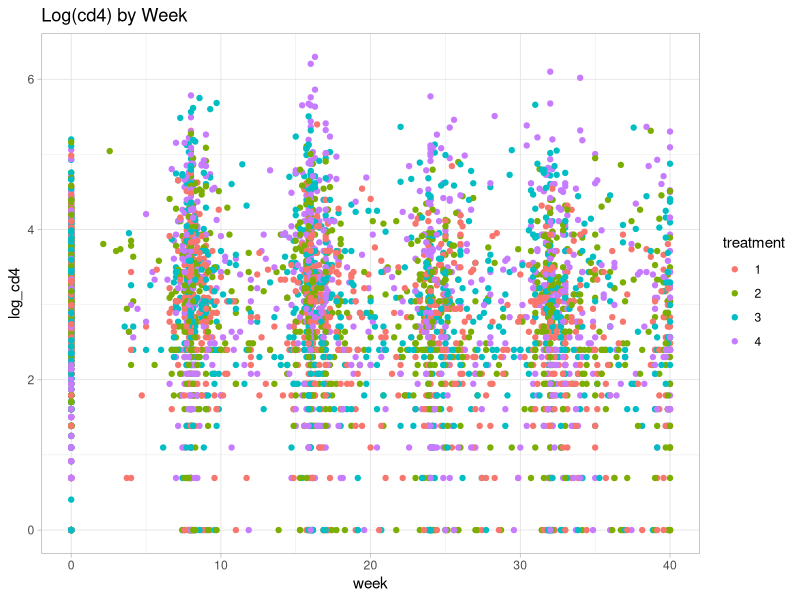
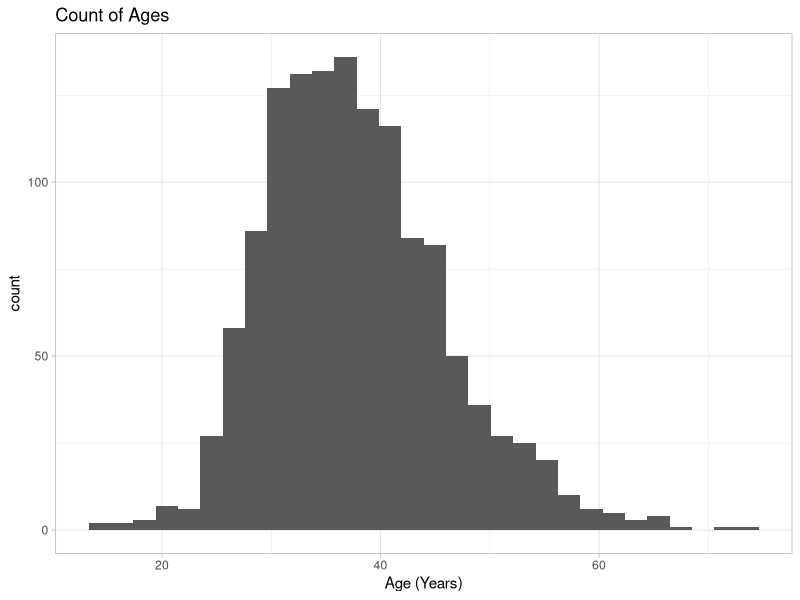
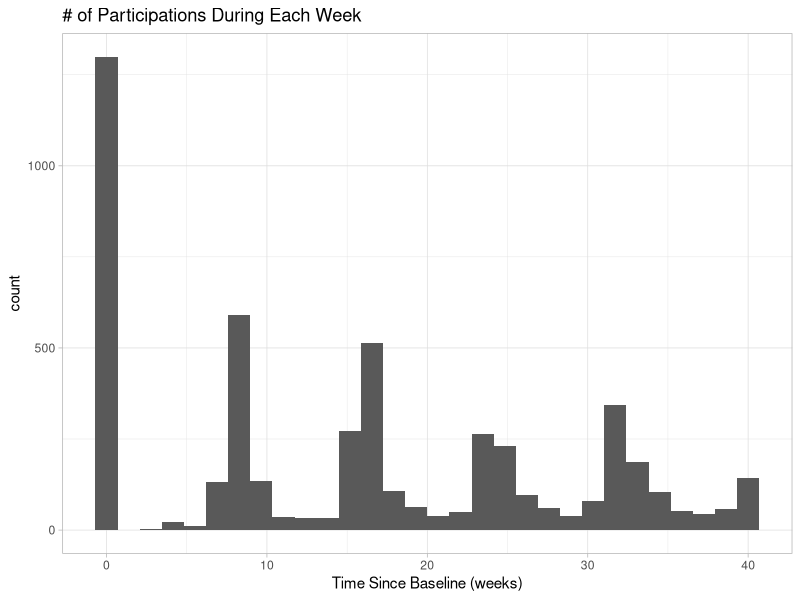
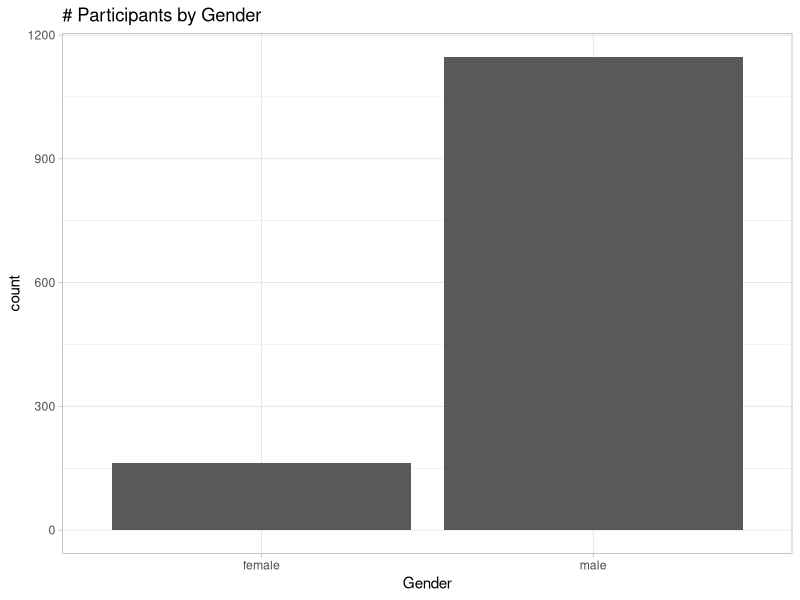
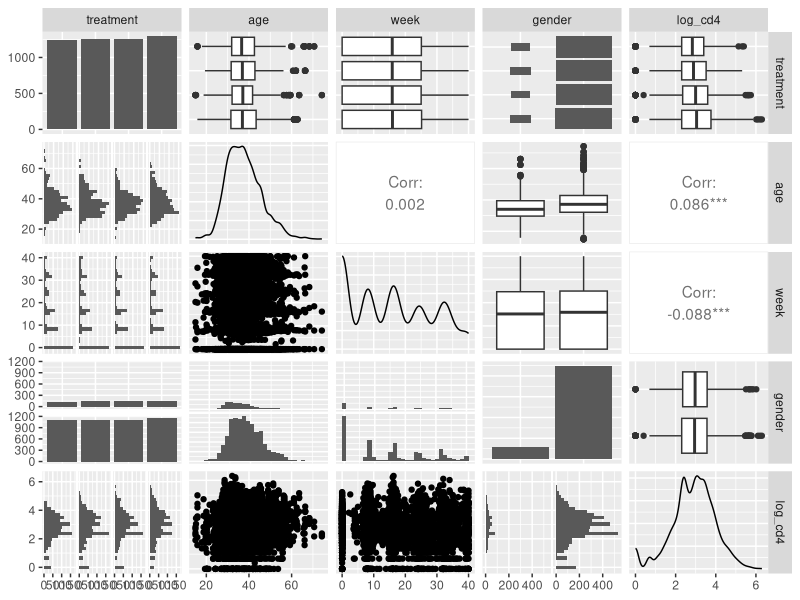
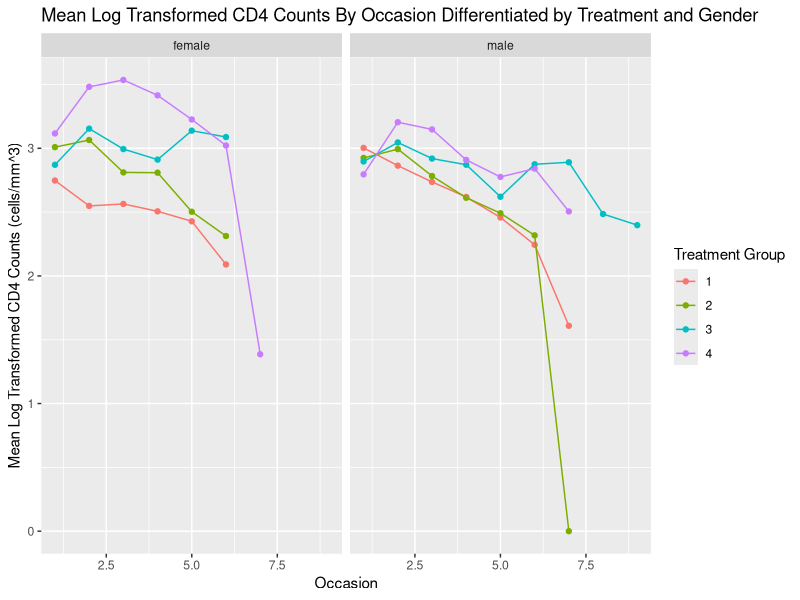
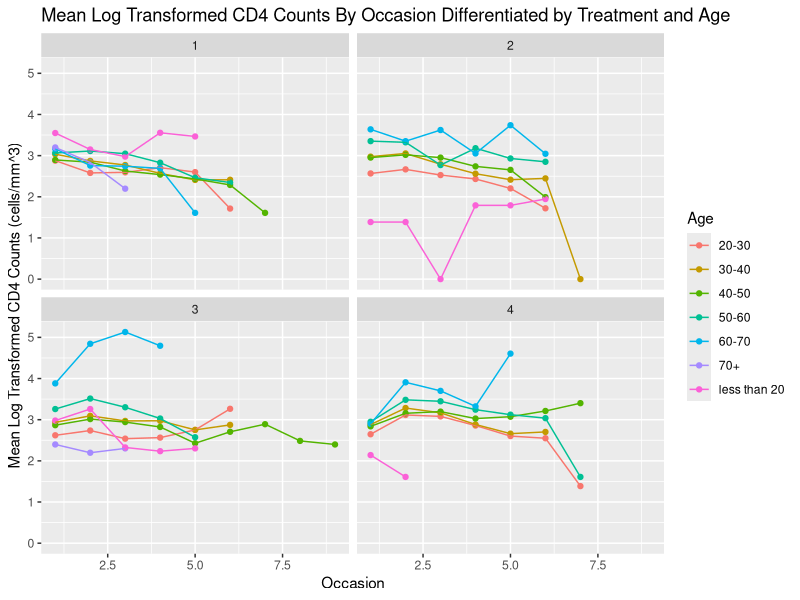
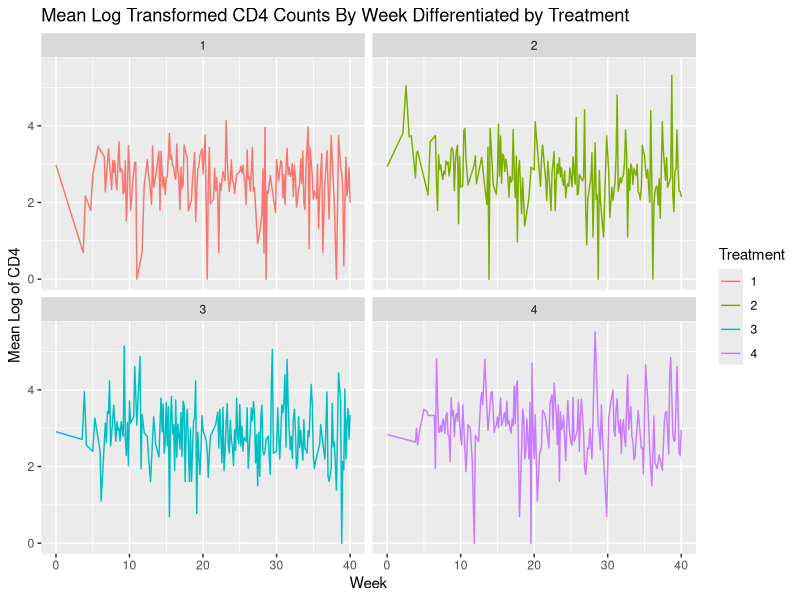

Generate these figures, in order, with R:
## ---- chunk 1
library(tidyverse)
library(magrittr)
library(lme4)
library(nlme)
library(mgcv)
library(GGally)

aids <- read_csv(here::here("data/aids.csv"))
#aids <- read_csv("~/Downloads/aids.csv")

# change treatment to factor
aids %<>% 
  mutate(treatment = factor(treatment),
         gender = factor(gender))

glimpse(aids)

# number of participants
num_of_subjects <- n_distinct(aids$id)
## ---- chunk 2
# spaghetti plot
aids %>% 
  ggplot(aes(x = week, y = log_cd4, group = id, color = treatment)) +
  geom_point() + 
  theme_light() +
  labs(title = "Log(cd4) by Week")
## ---- chunk 3
summary(aids) %>% 
  knitr::kable()

aids_wide <- spread(aids, week, log_cd4)

aids_wide %>% 
  ggplot(aes(x = age)) +
  geom_histogram() +
  labs(x = "Age (Years)") +
  ggtitle("Count of Ages") +
  theme_light()

aids %>% 
  ggplot(aes(x = week)) +
  geom_histogram() +
  labs(x = "Time Since Baseline (weeks)") +
  ggtitle("# of Participations During Each Week") +
  theme_light()

aids_wide %>% 
  ggplot(aes(x = gender)) +
  geom_bar() +
  labs(x = "Gender") +
  ggtitle("# Participants by Gender") +
  theme_light()
## ---- chunk 4
ggpairs(aids, columns = c("treatment", "age", "week", "gender", "log_cd4"))
## ---- chunk 5
aids <- aids %>% 
  group_by(id) %>% 
  mutate(occasion = row_number())

aids %>% 
  group_by(treatment, gender, occasion) %>% 
  summarize(mean_cd4 = mean(log_cd4)) %>% 
  ggplot(aes(x = occasion, y = mean_cd4, color = factor(treatment))) +
  geom_point() +
  geom_line() +
  labs(x = "Occasion", y = "Mean Log Transformed CD4 Counts (cells/mm^3)", color = "Treatment Group") +
  facet_wrap(~ gender) +
  ggtitle("Mean Log Transformed CD4 Counts By Occasion Differentiated by Treatment and Gender")
## ---- chunk 6
aids <- aids %>% 
  mutate(age_group = case_when(age > 70 ~ "70+",
                               70 >= age & age > 60 ~ "60-70", 
                               60 >= age & age > 50 ~ "50-60", 
                               50 >= age & age > 40 ~ "40-50", 
                               40 >= age & age > 30 ~ "30-40", 
                               30 >= age & age > 20 ~ "20-30", 
                               20 >= age ~ "less than 20"))

aids %>% 
  group_by(treatment, age_group, occasion) %>% 
  summarize(mean_cd4 = mean(log_cd4)) %>% 
  ggplot(aes(x = occasion, y = mean_cd4, color = age_group)) +
  geom_point() +
  geom_line()+
  labs(x = "Occasion", y = "Mean Log Transformed CD4 Counts (cells/mm^3)", color = "Age") +
  facet_wrap(~ treatment) +
  ggtitle("Mean Log Transformed CD4 Counts By Occasion Differentiated by Treatment and Age")
## ---- chunk 7
log_cd4_mean <- aids %>% group_by(treatment, week) %>%
  summarize(mean=mean(log_cd4, na.rm = TRUE))
ggplot(log_cd4_mean, aes(x = week, y = mean, group=treatment, color=as.factor(treatment))) +
  geom_line() +
  facet_wrap(~ treatment) +
  labs(x='Week', y = 'Mean Log of CD4', color='Treatment') +
  ggtitle("Mean Log Transformed CD4 Counts By Week Differentiated by Treatment")
## ---- chunk 8
aids %>% 
  group_by(treatment, occasion) %>% 
  summarize(mean_cd4 = mean(log_cd4)) %>% 
  ggplot(aes(x = occasion, y = mean_cd4)) +
  geom_point() +
  geom_line()+
  labs(x = "Occasion", y = "Mean Log Transformed CD4 Counts (cells/mm^3)") +
  facet_wrap(~ treatment) +
  ggtitle("Mean Log Transformed CD4 Counts By Occasion Differentiated by Treatment")
## ---- chunk 9
aids %<>% 
  mutate(cd4 = round(exp(log_cd4) - 1),
         week_sqr = week^2)

model_lme <- lme(log_cd4 ~ week + week_sqr + treatment:week + gender:treatment + age:treatment,
                              data = aids,
                              random = ~ week | id,
                              method = "ML")


summary(model_lme)
## ---- chunk 10
model_glmer <- glmer(cd4 ~ week + week_sqr + treatment:week + gender:treatment + age:treatment + (1 + week | id),
               family = poisson,
               nAGQ = 0,
               data = aids)

summary(model_glmer)
summary(model_lme)
